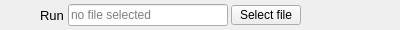
<?xml version="1.0" encoding="UTF-8"?>
<ui version="4.0">
 <class>RunExeCmdWidget</class>
 <widget class="QWidget" name="RunExeCmdWidget">
  <property name="geometry">
   <rect>
    <x>0</x>
    <y>0</y>
    <width>400</width>
    <height>30</height>
   </rect>
  </property>
  <property name="minimumSize">
   <size>
    <width>400</width>
    <height>30</height>
   </size>
  </property>
  <property name="maximumSize">
   <size>
    <width>400</width>
    <height>30</height>
   </size>
  </property>
  <property name="windowTitle">
   <string>RunExeCmdWidget</string>
  </property>
  <widget class="QWidget" name="layoutWidget">
   <property name="geometry">
    <rect>
     <x>0</x>
     <y>4</y>
     <width>301</width>
     <height>22</height>
    </rect>
   </property>
   <layout class="QHBoxLayout" name="horizontalLayout">
    <property name="spacing">
     <number>3</number>
    </property>
    <item>
     <spacer name="horizontalSpacer">
      <property name="orientation">
       <enum>Qt::Horizontal</enum>
      </property>
      <property name="sizeType">
       <enum>QSizePolicy::Fixed</enum>
      </property>
      <property name="sizeHint" stdset="0">
       <size>
        <width>40</width>
        <height>20</height>
       </size>
      </property>
     </spacer>
    </item>
    <item>
     <widget class="QLabel" name="runExeLabel">
      <property name="minimumSize">
       <size>
        <width>25</width>
        <height>0</height>
       </size>
      </property>
      <property name="font">
       <font>
        <pointsize>10</pointsize>
       </font>
      </property>
      <property name="text">
       <string>Run</string>
      </property>
     </widget>
    </item>
    <item>
     <widget class="QLineEdit" name="exeName">
      <property name="frame">
       <bool>true</bool>
      </property>
      <property name="readOnly">
       <bool>true</bool>
      </property>
      <property name="placeholderText">
       <string>no file selected</string>
      </property>
     </widget>
    </item>
    <item>
     <widget class="QPushButton" name="selectFileButton">
      <property name="minimumSize">
       <size>
        <width>70</width>
        <height>20</height>
       </size>
      </property>
      <property name="maximumSize">
       <size>
        <width>70</width>
        <height>20</height>
       </size>
      </property>
      <property name="text">
       <string>Select file</string>
      </property>
     </widget>
    </item>
   </layout>
  </widget>
 </widget>
 <tabstops>
  <tabstop>exeName</tabstop>
  <tabstop>selectFileButton</tabstop>
 </tabstops>
 <resources/>
 <connections/>
</ui>
